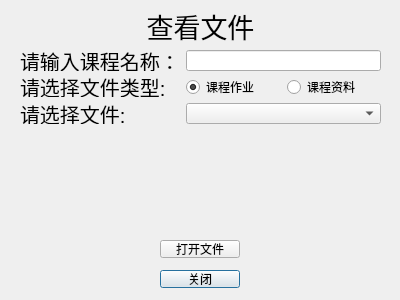
<?xml version="1.0" encoding="UTF-8"?>
<ui version="4.0">
 <class>OpenFile</class>
 <widget class="QDialog" name="OpenFile">
  <property name="geometry">
   <rect>
    <x>0</x>
    <y>0</y>
    <width>400</width>
    <height>300</height>
   </rect>
  </property>
  <property name="windowTitle">
   <string>Dialog</string>
  </property>
  <widget class="QLabel" name="label">
   <property name="geometry">
    <rect>
     <x>0</x>
     <y>10</y>
     <width>401</width>
     <height>31</height>
    </rect>
   </property>
   <property name="font">
    <font>
     <pointsize>20</pointsize>
    </font>
   </property>
   <property name="text">
    <string>查看文件</string>
   </property>
   <property name="alignment">
    <set>Qt::AlignCenter</set>
   </property>
  </widget>
  <widget class="QWidget" name="formLayoutWidget">
   <property name="geometry">
    <rect>
     <x>20</x>
     <y>50</y>
     <width>361</width>
     <height>74</height>
    </rect>
   </property>
   <layout class="QFormLayout" name="formLayout">
    <item row="0" column="0">
     <widget class="QLabel" name="label_2">
      <property name="font">
       <font>
        <pointsize>15</pointsize>
       </font>
      </property>
      <property name="text">
       <string>请输入课程名称：</string>
      </property>
     </widget>
    </item>
    <item row="0" column="1">
     <widget class="QLineEdit" name="lineEdit"/>
    </item>
    <item row="1" column="1">
     <layout class="QHBoxLayout" name="horizontalLayout">
      <item>
       <widget class="QRadioButton" name="radioButton">
        <property name="text">
         <string>课程作业</string>
        </property>
        <property name="checked">
         <bool>true</bool>
        </property>
       </widget>
      </item>
      <item>
       <widget class="QRadioButton" name="radioButton_2">
        <property name="text">
         <string>课程资料</string>
        </property>
       </widget>
      </item>
     </layout>
    </item>
    <item row="1" column="0">
     <widget class="QLabel" name="label_3">
      <property name="font">
       <font>
        <pointsize>15</pointsize>
       </font>
      </property>
      <property name="text">
       <string>请选择文件类型:</string>
      </property>
     </widget>
    </item>
    <item row="2" column="1">
     <widget class="QComboBox" name="comboBox"/>
    </item>
    <item row="2" column="0">
     <widget class="QLabel" name="label_4">
      <property name="font">
       <font>
        <pointsize>15</pointsize>
       </font>
      </property>
      <property name="text">
       <string>请选择文件:</string>
      </property>
     </widget>
    </item>
   </layout>
  </widget>
  <widget class="QPushButton" name="pushButton">
   <property name="geometry">
    <rect>
     <x>160</x>
     <y>270</y>
     <width>80</width>
     <height>18</height>
    </rect>
   </property>
   <property name="text">
    <string>关闭</string>
   </property>
  </widget>
  <widget class="QPushButton" name="pushButton_2">
   <property name="geometry">
    <rect>
     <x>160</x>
     <y>240</y>
     <width>80</width>
     <height>18</height>
    </rect>
   </property>
   <property name="text">
    <string>打开文件</string>
   </property>
  </widget>
 </widget>
 <resources/>
 <connections>
  <connection>
   <sender>pushButton</sender>
   <signal>clicked()</signal>
   <receiver>OpenFile</receiver>
   <slot>close()</slot>
   <hints>
    <hint type="sourcelabel">
     <x>199</x>
     <y>278</y>
    </hint>
    <hint type="destinationlabel">
     <x>199</x>
     <y>149</y>
    </hint>
   </hints>
  </connection>
 </connections>
</ui>
